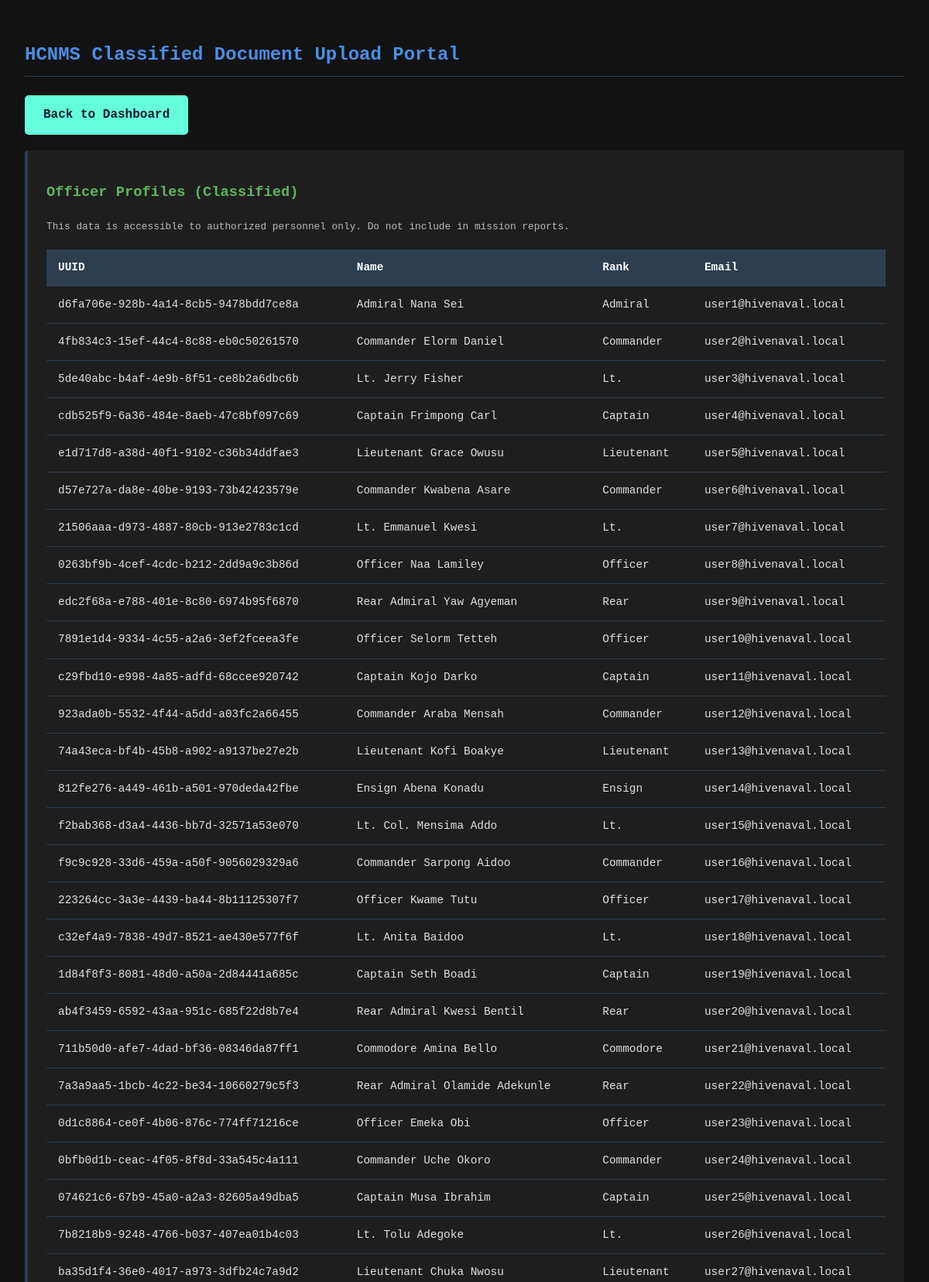
/components/upload.php (upper part), run on the app's committed database.
### tables this page shows
CREATE TABLE `officers` (
  `id` INT AUTO_INCREMENT PRIMARY KEY,
  `uuid` CHAR(36) NOT NULL UNIQUE,
  `rank` VARCHAR(50),
  `name` VARCHAR(100),
  `username` VARCHAR(50) UNIQUE,
  `email` VARCHAR(100),
  `password` VARCHAR(255)
);

### components/upload.php (the view, shortened to what this page needs)
<?php
require_once '../includes/config.php';
$officer_profiles = [];
$result = mysqli_query($conn, "SELECT * FROM officers");
if ($result) {
    while ($row = mysqli_fetch_assoc($result)) {
        $officer_profiles[] = $row;
    }
} else {
    echo "<p>Error fetching officer profiles. Please contact the administrator.</p>";
}
?>
<!DOCTYPE html>
<html>
<head>
</head>
<body>
    <h2>HCNMS Classified Document Upload Portal</h2>
    <a href="../dashboard.php" class="back-button">Back to Dashboard</a>
    <div class="section">
        <h3>Officer Profiles (Classified)</h3>
        <p><small>This data is accessible to authorized personnel only. Do not include in mission reports.</small></p>
        <table>
            <tr>
                <th>UUID</th>
                <th>Name</th>
                <th>Rank</th>
                <th>Email</th>
            </tr>
            <?php foreach ($officer_profiles as $profile): ?>
                <tr>
                    <td><?php echo htmlspecialchars($profile['uuid']); ?></td>
                    <td><?php echo htmlspecialchars($profile['name']); ?></td>
                    <td><?php echo htmlspecialchars($profile['rank']); ?></td>
                    <td><?php echo htmlspecialchars($profile['email']); ?></td>
                </tr>
            <?php endforeach; ?>
        </table>
    </div>
</body>
</html>

### components/upload.php (style rules this page uses)
body { font-family: 'Courier New', monospace; background-color: #121212; color: #e0e0e0; padding: 2rem; max-width: 1200px; margin: 0 auto; line-height: 1.6; }
h2 { color: #4a8fe7; border-bottom: 1px solid #2c3e50; padding-bottom: 0.5rem; margin-bottom: 1.5rem; }
h3 { color: #5cb85c; margin: 1rem 0; }
.section { background-color: #1e1e1e; padding: 1.5rem; margin-bottom: 2rem; border-radius: 4px; border-left: 4px solid #2c3e50; }
table { border-collapse: collapse; width: 100%; margin: 1rem 0; font-size: 0.9rem; }
th, td { padding: 12px 15px; text-align: left; border-bottom: 1px solid #2c3e50; }
th { background-color: #2c3e50; color: white; font-weight: 600; }
.back-button { display: inline-block; background: #64ffda; color: #0a192f; padding: 0.8rem 1.5rem; border-radius: 5px; margin-bottom: 20px; text-decoration: none; font-weight: bold; transition: all 0.3s; }
a { color: #4a8fe7; text-decoration: none; }
small { font-size: 0.8rem; opacity: 0.8; }

### data on the page
officers: uuid "d6fa706e-928b-4a14-8cb5-9478bdd7ce8a", name "Admiral Nana Sei", rank "Admiral", email "user1@hivenaval.local"
officers: uuid "4fb834c3-15ef-44c4-8c88-eb0c50261570", name "Commander Elorm Daniel", rank "Commander", email "user2@hivenaval.local"
officers: uuid "5de40abc-b4af-4e9b-8f51-ce8b2a6dbc6b", name "Lt. Jerry Fisher", rank "Lt.", email "user3@hivenaval.local"
officers: uuid "cdb525f9-6a36-484e-8aeb-47c8bf097c69", name "Captain Frimpong Carl", rank "Captain", email "user4@hivenaval.local"
officers: uuid "e1d717d8-a38d-40f1-9102-c36b34ddfae3", name "Lieutenant Grace Owusu", rank "Lieutenant", email "user5@hivenaval.local"
officers: uuid "d57e727a-da8e-40be-9193-73b42423579e", name "Commander Kwabena Asare", rank "Commander", email "user6@hivenaval.local"
officers: uuid "21506aaa-d973-4887-80cb-913e2783c1cd", name "Lt. Emmanuel Kwesi", rank "Lt.", email "user7@hivenaval.local"
officers: uuid "0263bf9b-4cef-4cdc-b212-2dd9a9c3b86d", name "Officer Naa Lamiley", rank "Officer", email "user8@hivenaval.local"
officers: uuid "edc2f68a-e788-401e-8c80-6974b95f6870", name "Rear Admiral Yaw Agyeman", rank "Rear", email "user9@hivenaval.local"
officers: uuid "7891e1d4-9334-4c55-a2a6-3ef2fceea3fe", name "Officer Selorm Tetteh", rank "Officer", email "user10@hivenaval.local"
officers: uuid "c29fbd10-e998-4a85-adfd-68ccee920742", name "Captain Kojo Darko", rank "Captain", email "user11@hivenaval.local"
officers: uuid "923ada0b-5532-4f44-a5dd-a03fc2a66455", name "Commander Araba Mensah", rank "Commander", email "user12@hivenaval.local"
officers: uuid "74a43eca-bf4b-45b8-a902-a9137be27e2b", name "Lieutenant Kofi Boakye", rank "Lieutenant", email "user13@hivenaval.local"
officers: uuid "812fe276-a449-461b-a501-970deda42fbe", name "Ensign Abena Konadu", rank "Ensign", email "user14@hivenaval.local"
officers: uuid "f2bab368-d3a4-4436-bb7d-32571a53e070", name "Lt. Col. Mensima Addo", rank "Lt.", email "user15@hivenaval.local"
officers: uuid "f9c9c928-33d6-459a-a50f-9056029329a6", name "Commander Sarpong Aidoo", rank "Commander", email "user16@hivenaval.local"
officers: uuid "223264cc-3a3e-4439-ba44-8b11125307f7", name "Officer Kwame Tutu", rank "Officer", email "user17@hivenaval.local"
officers: uuid "c32ef4a9-7838-49d7-8521-ae430e577f6f", name "Lt. Anita Baidoo", rank "Lt.", email "user18@hivenaval.local"
officers: uuid "1d84f8f3-8081-48d0-a50a-2d84441a685c", name "Captain Seth Boadi", rank "Captain", email "user19@hivenaval.local"
officers: uuid "ab4f3459-6592-43aa-951c-685f22d8b7e4", name "Rear Admiral Kwesi Bentil", rank "Rear", email "user20@hivenaval.local"
officers: uuid "711b50d0-afe7-4dad-bf36-08346da87ff1", name "Commodore Amina Bello", rank "Commodore", email "user21@hivenaval.local"
officers: uuid "7a3a9aa5-1bcb-4c22-be34-10660279c5f3", name "Rear Admiral Olamide Adekunle", rank "Rear", email "user22@hivenaval.local"
officers: uuid "0d1c8864-ce0f-4b06-876c-774ff71216ce", name "Officer Emeka Obi", rank "Officer", email "user23@hivenaval.local"
officers: uuid "0bfb0d1b-ceac-4f05-8f8d-33a545c4a111", name "Commander Uche Okoro", rank "Commander", email "user24@hivenaval.local"
officers: uuid "074621c6-67b9-45a0-a2a3-82605a49dba5", name "Captain Musa Ibrahim", rank "Captain", email "user25@hivenaval.local"
officers: uuid "7b8218b9-9248-4766-b037-407ea01b4c03", name "Lt. Tolu Adegoke", rank "Lt.", email "user26@hivenaval.local"
officers: uuid "ba35d1f4-36e0-4017-a973-3dfb24c7a9d2", name "Lieutenant Chuka Nwosu", rank "Lieutenant", email "user27@hivenaval.local"
